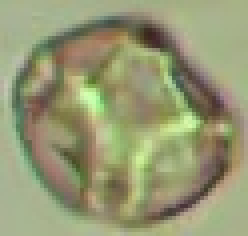
#> input picture data/images_3_types_half_hydrated_7030_train/Alnus/Alder-dry-20200703-160608-0002886-004-02079.jpg, 62 x 59 px (shown 4 times larger); its folder holds 3 pictures in this run
$ python plot_sample_images.py
#> lines starting #> are read from the running program, lines starting #| are printed output that depends on the picture
import os
import random
import matplotlib.pyplot as plt
from PIL import Image

# Function to get a list of subfolders in the given folder
def get_subfolders(folder_path):
    return [os.path.join(folder_path, subfolder) for subfolder in os.listdir(folder_path) if os.path.isdir(os.path.join(folder_path, subfolder))]

# Function to get a list of image files in the given folder
def get_image_files(folder_path):
    return [os.path.join(folder_path, file) for file in os.listdir(folder_path) if file.lower().endswith(('png', 'jpg', 'jpeg', 'gif', 'bmp'))]

# Main function to randomly select and plot images from each subfolder
def plot_random_images_from_subfolders(main_folder):
    subfolders = get_subfolders(main_folder)
    num_subfolders = len(subfolders)
    fig, axs = plt.subplots(num_subfolders, 3, figsize=(15, 5 * num_subfolders))  # Adjusting for an additional column for folder names
    # fig.suptitle('Hydrated', fontsize=60)

    for idx, subfolder in enumerate(subfolders):
        image_files = get_image_files(subfolder)
        # axs[idx, 0].text(0.5, 0.5, os.path.basename(subfolder), verticalalignment='center', horizontalalignment='center', fontsize=60)
        # axs[idx, 0].axis('off')  # Hide the axis for the text cell
        if len(image_files) >= 3:
            selected_images = random.sample(image_files, 3)
            # for col, image_path in enumerate(selected_images, start=1):
            for col, image_path in enumerate(selected_images):
                img = Image.open(image_path).resize((224, 224))  # Resize the image to 224x224
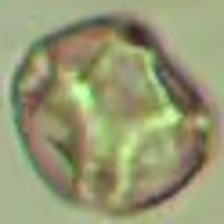
#> img: PIL image 224x224 RGB; mean R, G, B 149.8, 152.4, 114.9
                axs[idx, col].imshow(img)
                axs[idx, col].axis('off')
        else:
            print(f"Not enough images in folder: {subfolder}")

    plt.tight_layout(rect=[0, 0, 1, 0.95])
    plt.show()
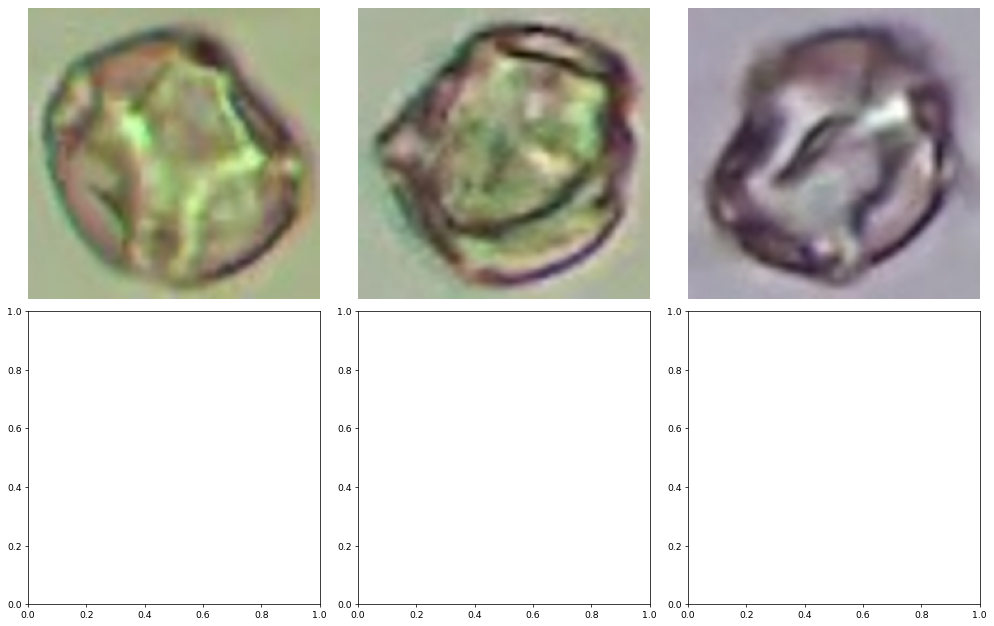
#> figure drawn by matplotlib, 3 panels

# Specify the main folder path
# main_folder_path = 'data/images_3_types_dry_7030_train'

main_folder_path = 'data/images_3_types_half_hydrated_7030_train'

# main_folder_path = 'data/images_3_types_hydrated_7030_train'


# Plot random images from each subfolder
plot_random_images_from_subfolders(main_folder_path)
